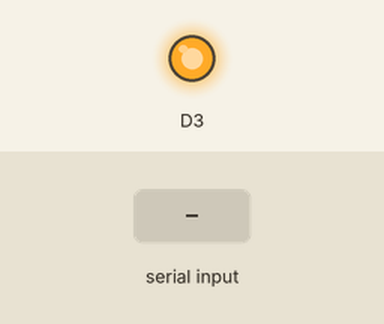
This sketch was run on a simulated nRF52 board. On the bench: output pins drawn as LEDs (lit = HIGH). Inputs (shaded band) come from the test bench. A phone connects over Bluetooth LE 3 s after start.

Above: at 3.6 s.
3.7 s: "90,45\n" received over the second serial link
At 5.0 s:
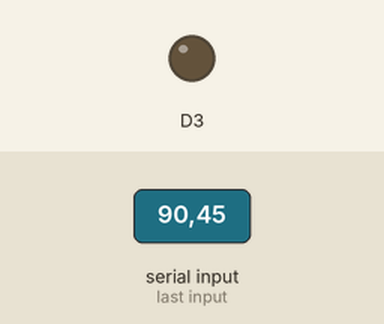
21.5 s: "30,150\n" received over the second serial link
At 38.2 s:
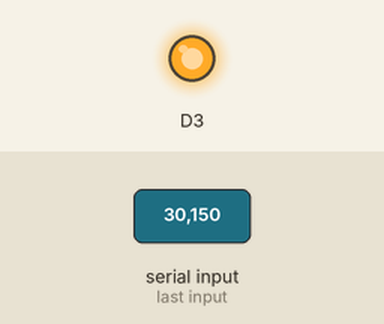
Timing chart, 0 to 39.7 s (numbered marks = the images above; inputs shaded):
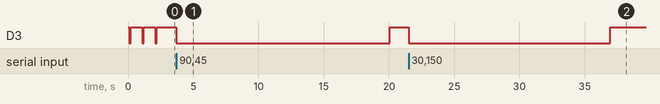

The sketch:

ble_2.ino
```cpp
#include <bluefruit.h>

BLEUart bleuart;
volatile bool g_connected = false;

void connect_callback(uint16_t conn_handle) {
  (void) conn_handle;
  g_connected = true;
}

void disconnect_callback(uint16_t conn_handle, uint8_t reason) {
  (void) conn_handle;
  (void) reason;
  g_connected = false;
}

void setup() {
  pinMode(LED_RED, OUTPUT);
  digitalWrite(LED_RED, HIGH);

  Bluefruit.configPrphBandwidth(BANDWIDTH_MAX);

  Serial1.begin(115200);
  delay(100);

  Bluefruit.begin();
  Bluefruit.setTxPower(4);
  Bluefruit.Periph.setConnectCallback(connect_callback);
  Bluefruit.Periph.setDisconnectCallback(disconnect_callback);

  bleuart.begin();

  Bluefruit.Advertising.addFlags(BLE_GAP_ADV_FLAGS_LE_ONLY_GENERAL_DISC_MODE);
  Bluefruit.Advertising.addTxPower();
  Bluefruit.Advertising.addService(bleuart);
  Bluefruit.ScanResponse.addName();
  Bluefruit.Advertising.restartOnDisconnect(true);
  Bluefruit.Advertising.start(0);
}

void loop() {
  if (!g_connected) {
    digitalWrite(LED_RED, LOW);  delay(100);
    digitalWrite(LED_RED, HIGH); delay(900);
    return;
  }

  if (!Serial1.available()) return;

  // Read size line from Pico e.g. "256\n"
  String line = "";
  uint32_t lineDeadline = millis() + 1000;
  while (millis() < lineDeadline) {
    if (Serial1.available()) {
      char c = Serial1.read();
      if (c == '\n') break;
      line += c;
    }
  }
  line.trim();
  int size = line.toInt();
  if (size <= 0) return;

  // Send SIZE header to Mac
  char hdr[24];
  snprintf(hdr, sizeof(hdr), "SIZE:%d\n", size);
  int offset = 0;
  while (offset < (int)strlen(hdr)) {
    int sent = bleuart.write((uint8_t*)hdr + offset, strlen(hdr) - offset);
    if (sent > 0) offset += sent;
    else delay(1);
  }

  // ── BLE-gated byte-for-byte relay ────────────────────────────────────────
  // Flow per byte:
  //   1. nRF waits for one byte from Pico on UART
  //   2. nRF calls bleuart.write(&b, 1) — retries until the BLE TX queue
  //      accepts it (queue full → yield so BLE stack can drain it)
  //   3. Once accepted, nRF sends "OK\n" to Pico — no Mac confirmation needed
  //   4. Pico sends the next byte
  //
  // "Accepted into TX queue" is the gate — the BLE stack guarantees delivery
  // to the connected central once the byte is in the queue.
  // ─────────────────────────────────────────────────────────────────────────

  uint32_t ble_sent = 0;
  uint32_t deadline = millis() + 15000UL + (uint32_t)size * 15UL;

  digitalWrite(LED_RED, LOW);

  while (ble_sent < (uint32_t)size) {
    if (millis() > deadline) {
      while (Serial1.available()) Serial1.read();
      Serial1.println("FAIL");
      digitalWrite(LED_RED, HIGH);
      return;
    }

    // Wait for one byte from Pico
    if (!Serial1.available()) { yield(); continue; }
    uint8_t b = Serial1.read();

    // Send it over BLE — retry until the TX queue accepts it
    while (bleuart.write(&b, 1) == 0) {
      yield();  // queue full — let BLE stack drain before retrying
    }

    // TX queue accepted the byte — tell Pico to send the next one
    Serial1.println("OK");
    ble_sent++;
  }

  digitalWrite(LED_RED, HIGH);

  for (int i = 0; i < 3; i++) {
    digitalWrite(LED_RED, LOW); delay(30);
    digitalWrite(LED_RED, HIGH); delay(30);
  }
}
```

Measured:
- after the input at 3.7 s, D3: HIGH → LOW at once, → HIGH 16.4 s later
- after the input at 21.5 s, D3: HIGH → LOW at once, → HIGH 15.5 s later
- by itself, D3: alternates HIGH for 0.90 s and LOW for 0.10 s
